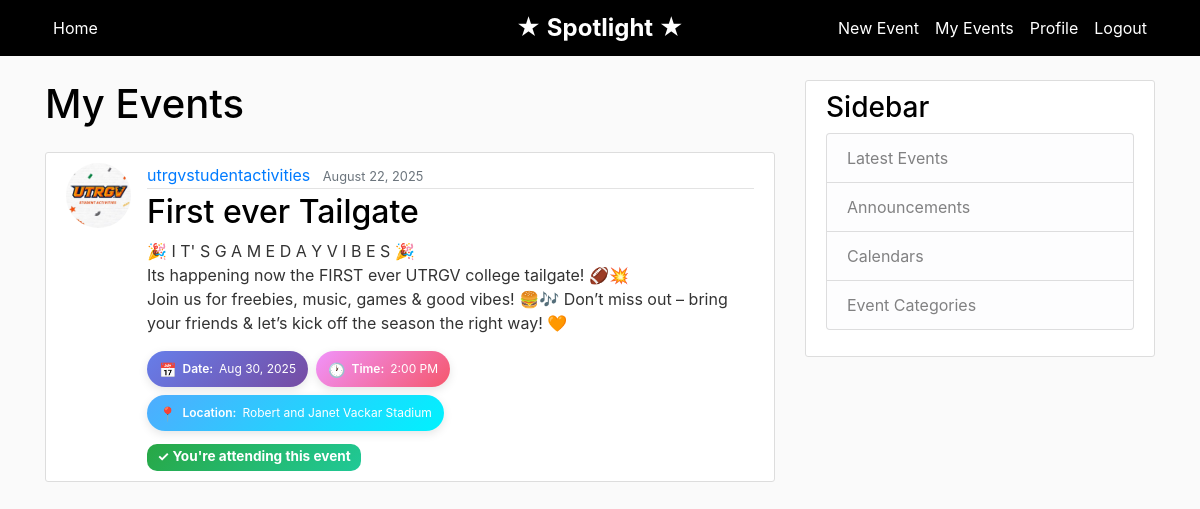
Screenshot of /my-events/ (signed in) with the database file from the repository.
### blog/models.py (models this page shows, shortened)
class Event(models.Model): # inheriting from the models.Model class
    title = models.CharField(max_length=200)
    description = models.TextField()
    event_date = models.DateField()  # the date when the event will take place
    event_time = models.TimeField()  # the time when the event will start
    location = models.CharField(max_length=200)  # where the event will be held
    date_posted = models.DateTimeField(default=timezone.now)  # this is the date and time the event was created
    author = models.ForeignKey(User, on_delete=models.CASCADE) #cascading means that if the user is deleted then all the events will be deleted

### users/models.py (models this page shows, shortened)
class Profile(models.Model):
    user = models.OneToOneField(User, on_delete=models.CASCADE) #cascade means that if the user is deleted then the profile will be deleted
    image = models.ImageField(default='profile_pics/default.jpg', upload_to='profile_pics') # this is the image field for the profile

### blog/views.py (the view)
# urls.py: path('my-events/', my_events, name='my-events'),
@login_required
def my_events(request): # this is the view for the my events view
    user_rsvps = RSVP.objects.filter(user=request.user).select_related('event').order_by('event__event_date')
    events = [rsvp.event for rsvp in user_rsvps]
    context = {
        'events': events,
        'title': 'My Events'
    }
    return render(request, 'blog/my_events.html', context)

### blog/templates/blog/my_events.html
{% extends "blog/base.html" %}
{% block content %}
    <h1 class="mb-4">My Events</h1>
    {% if events %}
        {% for event in events %}
        <article class="media content-section">
          <img class="rounded-circle article-img" src="{{ event.author.profile.image.url }}">
            <div class="media-body">
              <div class="article-metadata">
                <a class="mr-2" href="{% url 'user-events' event.author.username %}">{{ event.author }}</a>
                <small class="text-muted">{{ event.date_posted|date:"F d, Y" }}</small>
              </div>
              <h2><a class="article-title" href="{% url 'event-detail' event.id %}">{{ event.title }}</a></h2>
              <p class="article-content">{{ event.description }}</p>
              <div class="event-details-inline">
                <div class="event-detail-button date-button">
                  <span class="icon">📅</span>
                  <span class="label">Date:</span>
                  <span class="value">{{ event.event_date|date:"M d, Y" }}</span>
                </div>
                <div class="event-detail-button time-button">
                  <span class="icon">🕐</span>
                  <span class="label">Time:</span>
                  <span class="value">{{ event.event_time|time:"g:i A" }}</span>
                </div>
                <div class="event-detail-button location-button">
                  <span class="icon">📍</span>
                  <span class="label">Location:</span>
                  <span class="value">{{ event.location }}</span>
                </div>
              </div>
              <div class="mt-2">
                <span class="badge badge-success">✓ You're attending this event</span>
              </div>
            </div>
          </article>
        {% endfor %}
    {% else %}
        <div class="content-section text-center">
            <h3 class="text-muted">No events yet!</h3>
            <p class="text-muted">You haven't RSVP'd to any events yet.</p>
            <a href="{% url 'blog-home' %}" class="btn btn-primary">Browse Events</a>
        </div>
    {% endif %}
{% endblock content %}

### blog/static/blog/main.css (style rules this page uses)
body { background: #fafafa; color: #333333; margin-top: 5rem; }
h1, h2, h3, h4, h5, h6 { color: #000000; }
.content-section { background: #ffffff; padding: 10px 20px; border: 1px solid #dddddd; border-radius: 3px; margin-bottom: 20px; }
.article-title { color: #000000; }
.article-content { white-space: pre-line; }
.article-img { height: 65px; width: 65px; margin-right: 16px; }
.article-metadata { padding-bottom: 1px; margin-bottom: 4px; border-bottom: 1px solid #e3e3e3 }
.event-details-inline { display: flex; gap: 8px; margin: 12px 0; flex-wrap: wrap; }
.event-detail-button { display: flex; align-items: center; gap: 6px; padding: 8px 12px; border-radius: 20px; font-size: 12px; font-weight: 500; text-decoration: none; color: white; transition: all 0.3s ease; box-shadow: 0 3px 10px rgba(0, 0, 0, 0.1); min-height: 36px; height: 36px; box-sizing: border-box; }
.event-detail-button .icon { font-size: 14px; }
.event-detail-button .label { font-weight: 600; white-space: nowrap; }
.event-detail-button .value { font-weight: 400; white-space: nowrap; }
.date-button { background: linear-gradient(135deg, #667eea 0%, #764ba2 100%); }
.time-button { background: linear-gradient(135deg, #f093fb 0%, #f5576c 100%); }
.location-button { background: linear-gradient(135deg, #4facfe 0%, #00f2fe 100%); }
.badge { font-size: 0.85rem; padding: 0.5em 0.75em; border-radius: 10px; }
.badge-success { background: linear-gradient(135deg, #28a745 0%, #20c997 100%); color: white; }

### rows the page displays
Event: author.profile.image (picture), author "utrgvstudentactivities", date_posted "August 22, 2025", title "First ever Tailgate", description "🎉 I T' S G A M E D A Y V I B E S 🎉 Its happening now the FIRST ever UTRGV college tailgate! 🏈💥 Join us for freebies, music, games & good vibes! 🍔🎶 Don’t miss out – bring your friends & let’s kick off the season the right way! 🧡", event_date "Aug 30, 2025", event_time "2:00 PM", location "Robert and Janet Vackar Stadium"
